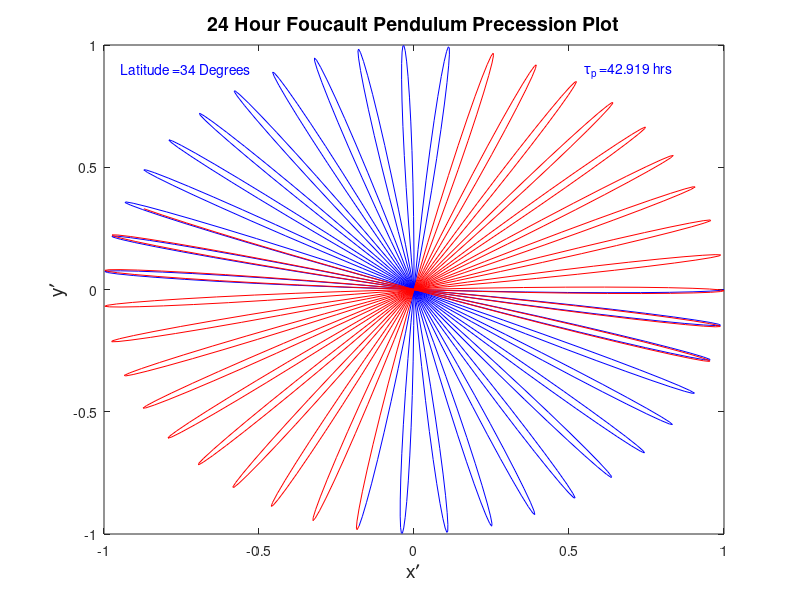

MATLAB code for this plot:
%foucault.m incorporates the solution to the Foucault pendulum formulas
clear;
lth=34;             % latitude angle in degrees
th=lth*2*pi/360;    % convert to radians
g=9.8;              % acceleration due to gravity
tf=3600;            % pendulum's period is one hour for convenience
L=(tf/2/pi)^2*g;    % pendulum's length
wf=2*pi/tf;         % Foucault pendulum frequency same as sqrt(g/L)
w0=2*pi/24/3600;    % Earth's rotational frequency
w1=w0*sin(th);      % Precession frequency
w2=sqrt(w1^2+wf^2); % roughly pendulum frequency
x0=1.0; y0=0.0;     % Initial conditions
tp=abs(2*pi/w1);    % precession period
tmax=86164;         % Sidereal day time limit
ts=tmax/1000;       % time step in seconds
t=[0:ts:tmax]; n=length(t); nh=round(n/2);
x=x0*cos(w1*t).*cos(w2*t)+y0*cos(w1*t).*sin(w2*t);
y=-x0*sin(w1*t).*cos(w2*t)+y0*cos(w1*t).*cos(w2*t);
str1=cat(2,'Latitude =',num2str(lth),' Degrees');
str2=cat(2,'\tau_p =',num2str(tp/3600),' hrs');
plot(x(1:nh),y(1:nh),'b') %first 12 hours as blue
hold on; plot(x(nh:n),y(nh:n),'r') %2nd 12 hours as red
title('24 Hour Foucault Pendulum Precession Plot','FontSize',14)
ylabel('y\prime','FontSize',14); xlabel('x\prime','FontSize',14);
text(min(x)*(1-0.05),max(y)*(1-0.1),str1,'FontSize',10,'Color','blue');
text(max(x)*(1-0.45),max(y)*(1-0.1),str2,'FontSize',10,'Color','blue');